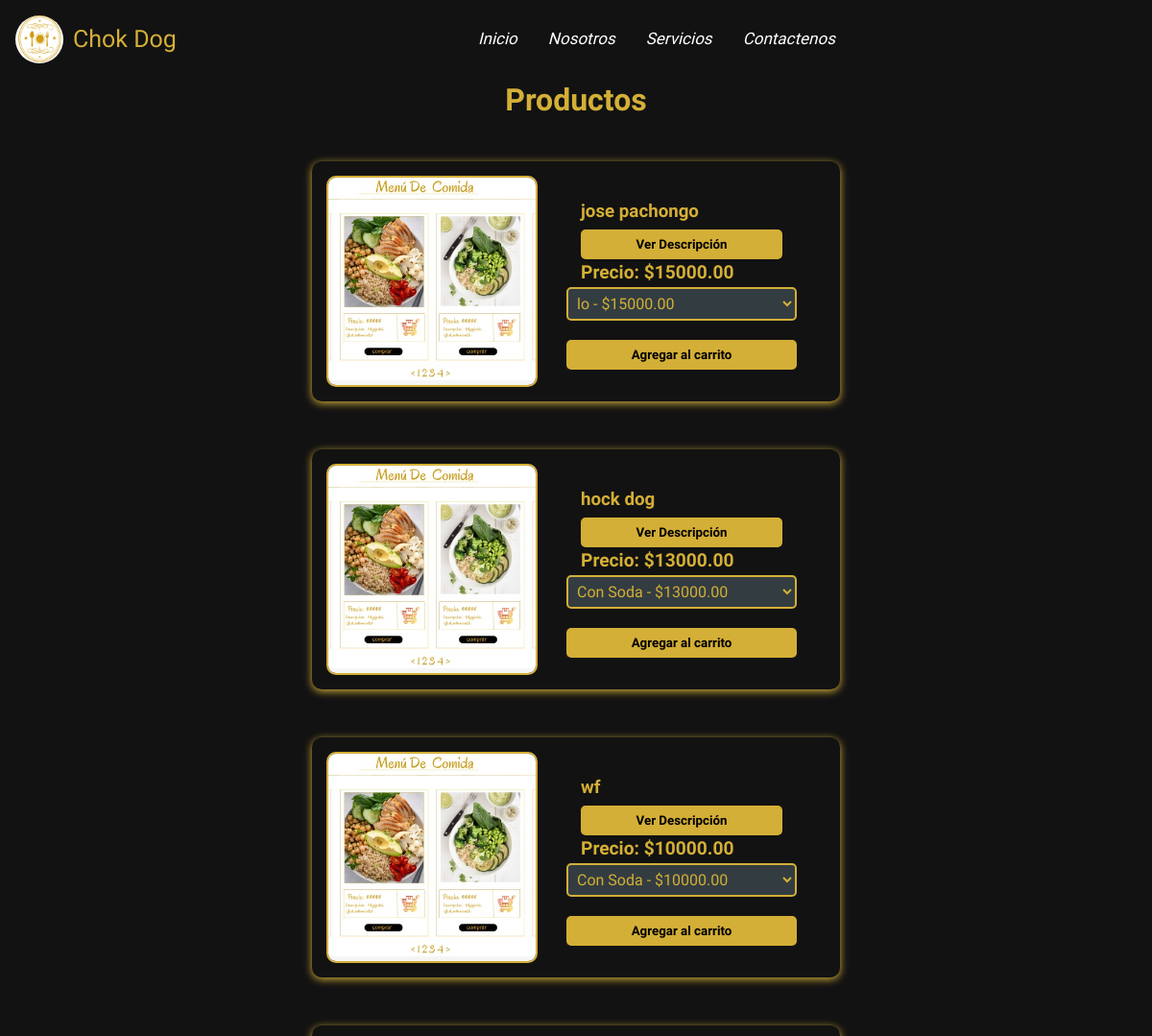
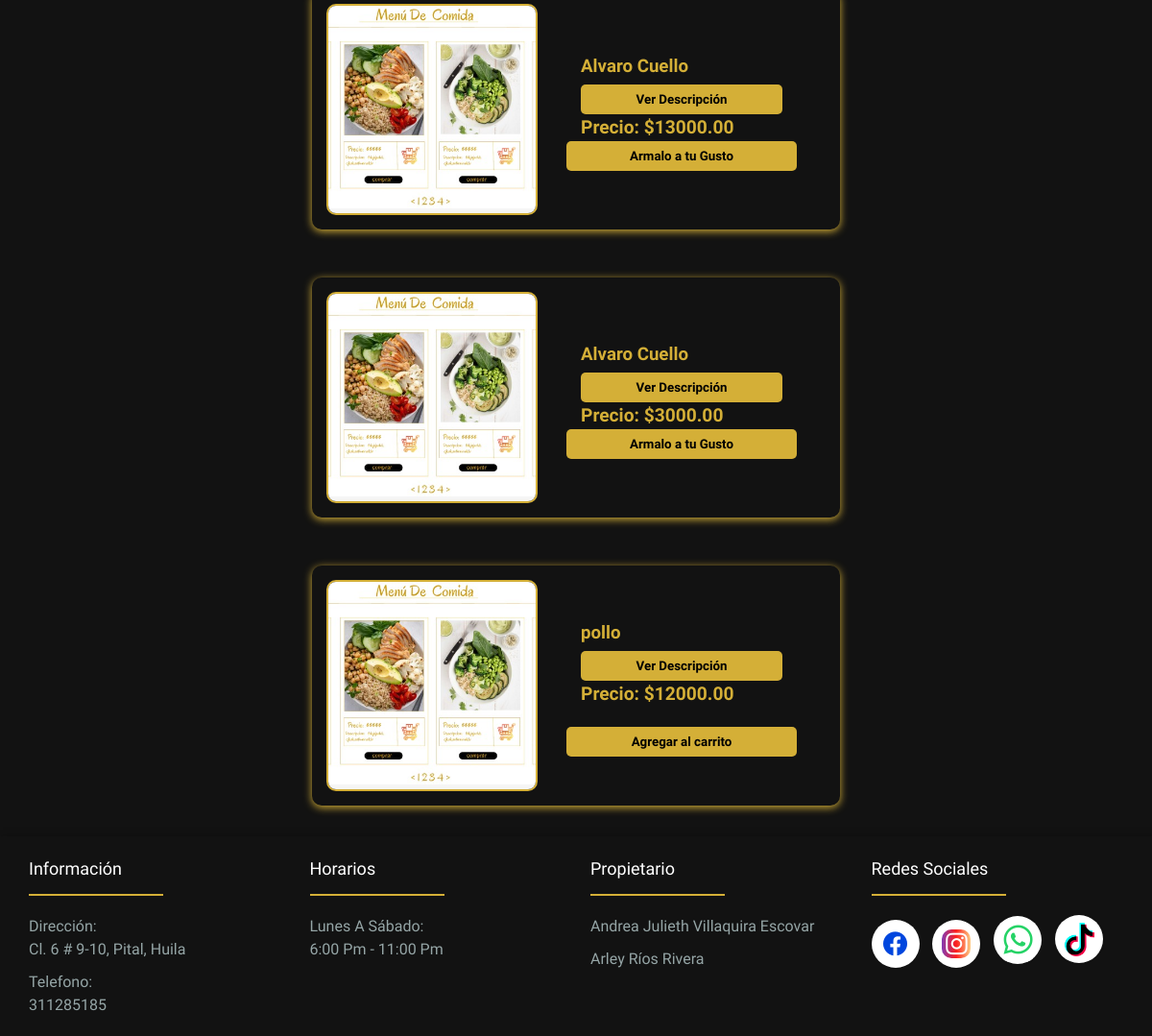
/productos/, run on an earlier commit of the app's database (2 pictures, top to bottom).
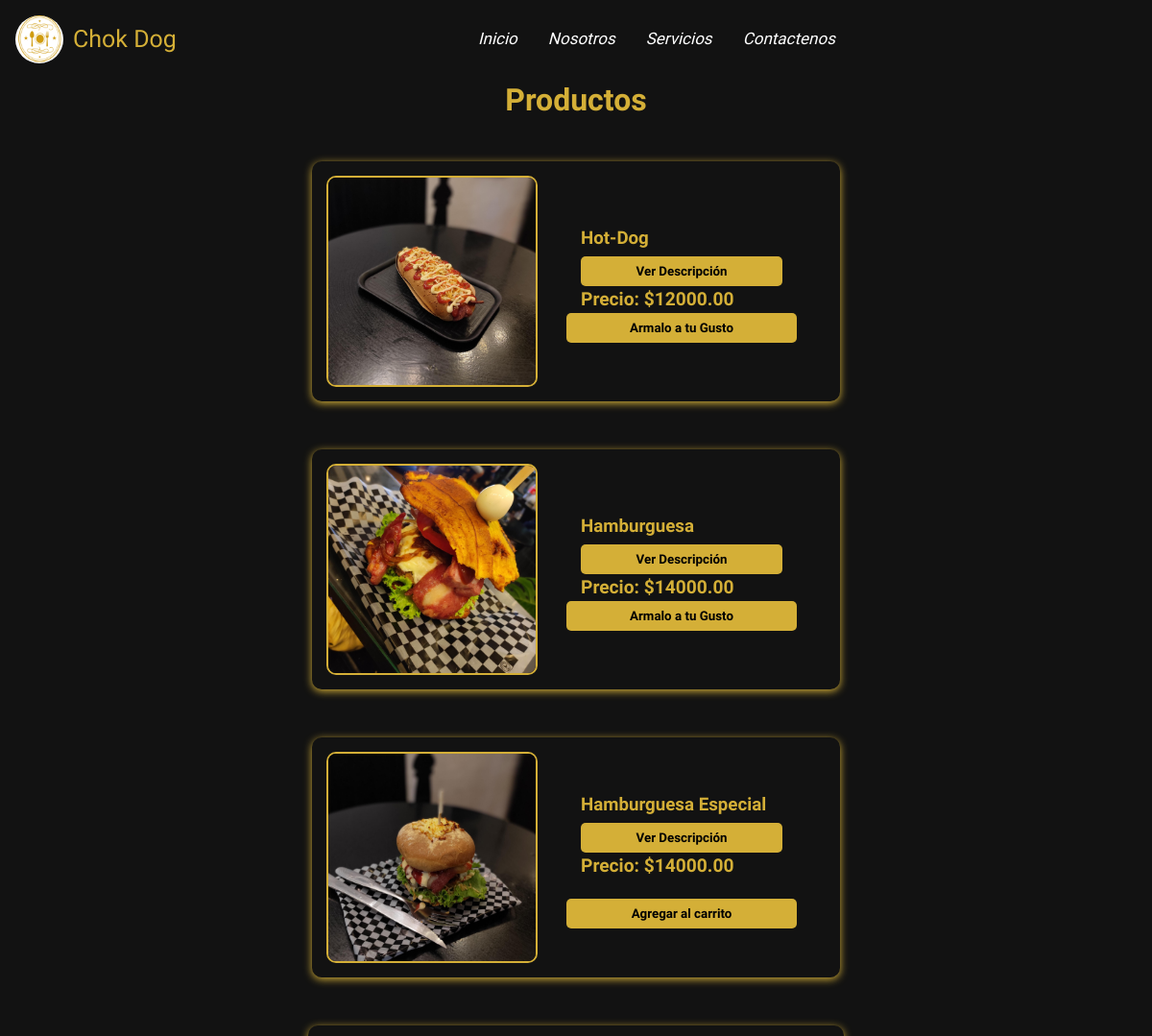
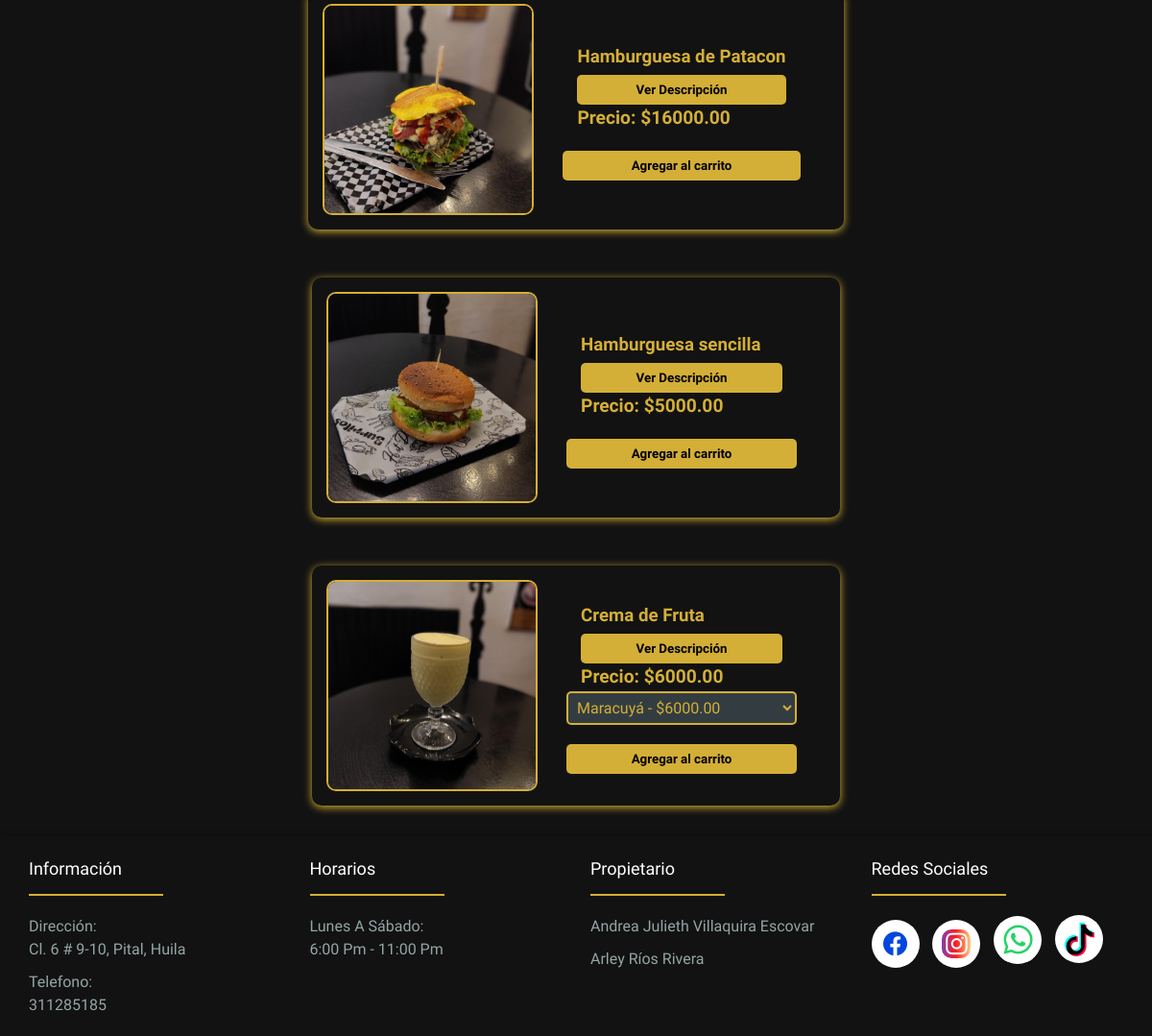
And on a later commit of the database (2 pictures, top to bottom).
### comida/models.py (models this page shows, shortened)
class Producto(models.Model):
    TIPOS_PRODUCTO = [
        ('personalizable', 'Personalizable'),
        ('sabores', 'Con Sabores'),
        ('simple', 'Simple'),
        ('bebida', 'Bebida'),
    ]
    imagen = models.ImageField(upload_to='productos')
    nombre = models.CharField(max_length=200)
    descripcion = models.TextField()
    imagen_descripcion = models.ImageField(upload_to='productos/', blank=True, null=True)
    precio = models.DecimalField(max_digits=10, decimal_places=2)
    fecha_creacion = models.DateField(auto_now_add=True)
    tipo = models.CharField(max_length=20, choices=TIPOS_PRODUCTO)
    ingredientes = models.ManyToManyField(Ingrediente, related_name="productos", blank=True)
    sabores = models.ManyToManyField(Sabor, blank=True)

### comida/views.py (the view)
# urls.py: path("productos/", lista_productos, name="productos"),
def lista_productos(request):
    productos = Producto.objects.all()  # Obtener productos
    return render(request, "productos.html", {"productos": productos})

### comida/templates/productos.html (shortened to what this page needs)
{% extends 'base.html' %}
{% load static %}
{% block content %}
<link rel="stylesheet" href="{% static 'productos.css' %}">
<div class="prod">
    <h1>Productos</h1>
    <div class="conten">
        <div class="menu-con">
            {% for product in productos %}
                <div class="food-item">
                    <img src="{{ product.imagen.url }}" alt="{{ product.nombre }}">
                    <div class="desc">
                        <div class="details">
                            <h3>{{ product.nombre }}</h3>
                            <button class="btn-descripcion" onclick="openModal('descripcion{{ product.id }}')">Ver Descripción</button><br>
                            <span class="price">Precio: ${{ product.precio }}</span>
                        </div>
                        {% if product.tipo == "personalizable" %}
                        <button class="btn-per" onclick="openModal('modal{{ product.id }}')">Armalo a tu Gusto</button>
                        {% elif product.tipo == "sabores" %}
                            <select class="opcion-sabor" data-id="{{ product.id }}">
                                {% for sabor in product.sabores.all %}
                                    <option value="{{ sabor.nombre }}">{{ sabor.nombre }} - ${{ product.precio }}</option>
                                {% endfor %}
                            </select>
                            <button class="agregar-carrito"
                                data-id="{{ product.id }}"
                                data-nombre="{{ product.nombre }}"
                                data-precio="{{ product.precio }}">
                                Agregar al carrito
                            </button>
                        {% elif product.tipo == "simple" %}
                        <button class="agregar-carrito"
                            data-id="{{ product.id }}"
                            data-nombre="{{ product.nombre }}"
                            data-precio="{{ product.precio }}">
                            Agregar al carrito
                        </button>
                        {% elif product.tipo == "bebida" %}
                            <select class="opcion-bebida" data-id="{{ product.id }}">
                                <option value="soda" data-extra="0">Con Soda - ${{ product.precio }}</option>
                            </select>
                            <button class="agregar-carrito-bebida"
                                data-id="{{ product.id }}"
                                data-nombre="{{ product.nombre }}"
                                data-precio="{{ product.precio }}">
                                Agregar al carrito
                            </button>
                        {% endif %}
                    </div>
                </div>
            {% endfor %}
        </div>
    </div>
</div>
{% endblock %}

### comida/templates/base.html (shortened to what this page needs)
{% load static %}
<!DOCTYPE html>
<html lang="en">
<head>
    <link rel="stylesheet" href="{% static 'barra.css' %}">
    <link href='https://unpkg.com/boxicons@2.1.4/css/boxicons.min.css' rel='stylesheet'>
</head>
<body>
    <header class="header">
        <div class="logo">
            <img src="{% static 'img/logo.png' %}" alt="">
            {% if user.is_authenticated %}
                <h2><a href="{% url 'pagina' %}" class="titulo">Chok Dog</a></h2>
            {% else %}
                <span class="titulo">Chok Dog</span>
            {% endif %}
        </div>
        <nav class="menu">
            <a href="{% url 'home' %}">Inicio</a>
            <a href="{% url 'nosotros' %}">Nosotros</a>
            <a href="{% url 'servicios' %}">Servicios</a>
            <a href="{% url 'contactenos' %}">Contactenos</a>
        </nav>
    </header>
    <main class="main">
        {% block content %}
        {% endblock %}
    </main>
    <footer class="footer">
        <div class="footer-cont">
            <div class="row">
                <div class="footer-col">
                    <h4>Información</h4>
                    <ul>
                        <li><a href="#">Dirección: <br> Cl. 6 # 9-10, Pital, Huila</a></li>
                        <li><a href="#">Telefono: <br> 311285185</a></li>
                    </ul>
                </div>
                <div class="footer-col">
                    <h4>Horarios</h4>
                    <ul>
                        <li><a href="#">Lunes a sábado: <br> 6:00 pm - 11:00 pm</a></li>
                    </ul>
                </div>
                <div class="footer-col">
                    <h4>Propietario</h4>
                    <ul>
                        <li><a href="#">Andrea Julieth Villaquira Escovar</a></li>
                        <li><a href="#">Arley Ríos Rivera</a></li>
                    </ul>
                </div>
                <div class="footer-col">
                    <h4>Redes Sociales</h4>
                    <div class="social-links">
                        <a class="fa" href="https://www.facebook.com/chok.dog"><i      class='bx bxl-facebook-circle' ></i></a>
                        <a class="ig" href="https://www.instagram.com/chok.dog?utm_source=qr&igsh=c2ZjdnRnNmFyMjYy"><i class='bx bxl-instagram' ></i></a>
                        <a class="wp"href="https://wa.link/x8yhmt"><i class='bx bxl-whatsapp' ></i></a>
                        <a class="tt" href="https://www.tiktok.com/@chokdogg?is_from_webapp=1&sender_device=pc"><img src="{% static 'img/tik-tok.png' %}" alt=""></a>
                    </div>
                </div>
            </div>
        </div>
   </footer>
</body>
</html>

### comida/static/barra.css (style rules this page uses)
* { margin: 0; padding: 0; box-sizing: border-box; font-family: "Kotta One", serif; box-sizing: border-box; }
:root { --text_4: rgba(0, 0, 0, 0.3); --text_sha: 5px 20px 5px #000000; --box: 0px 4px 10px rgb(0, 0, 0); --blanco: #FFFFFF; --negro-profundo: #1a1a1a; --fondo: #0000007b; --dorado: #D4AF37; --gris-industrial: #2d2d2d; --negro-carbon: #121212; --gris-acero: #95A5A6; }
body { margin: 0; padding: 0; position: relative; min-height: 90vh; padding-bottom: 200px; line-height: 1.5; }
.header { position: fixed; background-color: var(--negro-carbon); color: var(--dorado); width: 100%; display: flex; justify-content: space-between; align-items: center; padding: 1rem; z-index: 100; top: 0; }
.main { margin: 80px 0 0 0; }
.logo { display: flex; align-items: center; font-size: 25px; }
.logo img { width: 50px; height: 50px; border-radius: 70%; margin-right: 10px; }
.menu { display: flex; gap: 2rem; }
.menu a { text-decoration: none; color: white; font-style: italic; transition: .3s all; font-size: 17px; }
.footer-cont { max-width: 1170px; margin:auto; }
.row { display: flex; flex-wrap: wrap; }
ul { list-style: none; }
.footer { background-color: var(--negro-carbon); padding: 20px 0; box-shadow: 3px 5px 10px; position: absolute; bottom: 0; width: 100%; }
.footer-col { width: 25%; padding: 0 15px; }
.footer-col h4 { font-size: 18px; color: #ffffff; text-transform: capitalize; margin-bottom: 35px; font-weight: 500; position: relative; }
.footer-col h4::before { content: ''; position: absolute; left:0; bottom: -15px; background-color: var(--dorado); height: 2px; box-sizing: border-box; width: 140px; }
.footer-col ul li:not(:last-child) { margin-bottom: 10px; }
.footer-col ul li a { font-size: 16px; text-transform: capitalize; color: var(--gris-acero); text-decoration: none; font-weight: 300; display: block; transition: all 0.3s ease; }
.footer-col .social-links a { display: inline-flex; justify-content: center; align-items: center; height: 50px; width: 50px; background-color: rgb(255, 255, 255); margin: 0 10px 10px 0; text-align: center; overflow: hidden; border-radius: 50%; color: #ffffff; transition: all 0.5s ease; }
.footer-col .social-links a i { font-size: 30px; }
.footer-col .social-links .fa i { color: #0046de; }
.footer-col .social-links .ig i { background: linear-gradient(to right, #833AB4, #FD1D1D, #FDCB82); border-radius: 10px; }
.footer-col .social-links .wp i { color: #25D366; font-size: 40px; }
.footer-col .social-links .tt img { height: 35px; width: 35px; font-size: 40px; }

### comida/static/productos.css (style rules this page uses)
.main { background-color: var(--negro-carbon); color: #D4AF37; margin: 0; padding: 0; }
.conten { width: 100%; display: flex; flex-wrap: wrap; justify-content: center; align-items: center; }
.prod { width: 100%; display: flex; justify-content: center; text-align: center; flex-direction: column; padding: 50px 0 10 0; margin-top: 80px; padding: 50 0 0 0; }
.menu-con { width: 90%; display: flex; flex-wrap: wrap; justify-content: center; align-items: center; gap: 30px; padding: 20px; border-radius: 10px; }
h1 { color: #D4AF37; margin-bottom: 20px; }
.food-item { min-width: 550px; border-radius: 10px; padding: 15px; margin-bottom: 20px; display: flex; align-items: center; justify-content: space-evenly; box-shadow: 0 2px 8px rgb(212, 175, 55); }
.desc { display: flex; flex-direction: column; flex: 1; padding: 0 30px; }
.food-item img { width: 220px; height: 220px; border-radius: 10px; object-fit: cover; border: 2px solid #D4AF37; }
.details { flex-grow: 1; padding: 0 15px; text-align: left; flex-direction: column; }
.details h3 { margin: 5px 0; color: #D4AF37; }
.price { font-size: 1.2em; font-weight: bold; color: #D4AF37; }
.btn-descripcion, .btn-per, .agregar-carrito, .agregar-carrito-bebida { background: #D4AF37; color: #000000; padding: 8px 15px; border: none; border-radius: 5px; font-weight: bold; cursor: pointer; transition: 0.3s; width: 100%; text-align: center; }
select { background: #333D41; color: #D4AF37; border: 2px solid #D4AF37; padding: 5px; border-radius: 5px; font-size: 1em; }
.agregar-carrito { margin-top: 20px; }

What changed in the data, as far as the page shows it:
removed Producto: imagen (picture), nombre "jose pachongo", precio "15000.00"
removed Producto: imagen (picture), nombre "hock dog", precio "13000.00", id "Con Soda - $13000.00"
removed Producto: imagen (picture), nombre "wf", precio "10000.00", id "Con Soda - $10000.00"
removed Producto: imagen (picture), nombre "Alvaro Cuello", precio "13000.00"
removed Producto: imagen (picture), nombre "Alvaro Cuello", precio "3000.00"
removed Producto: imagen (picture), nombre "pollo", precio "12000.00"
added Producto: imagen (picture), nombre "Hot-Dog", precio "12000.00"
added Producto: imagen (picture), nombre "Hamburguesa", precio "14000.00"
added Producto: imagen (picture), nombre "Hamburguesa Especial", precio "14000.00"
added Producto: imagen (picture), nombre "Hamburguesa de Patacon", precio "16000.00"
added Producto: imagen (picture), nombre "Hamburguesa sencilla", precio "5000.00"
added Producto: imagen (picture), nombre "Crema de Fruta", precio "6000.00"
